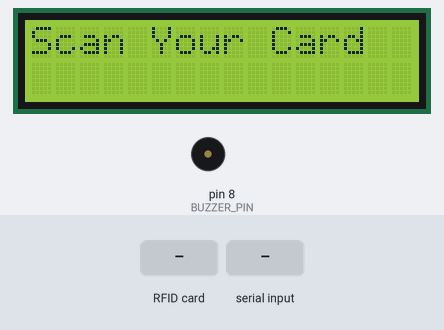
Bench run of a sketch on a simulated Arduino Uno, built with avr-gcc and run on an emulated ATmega328P. On the bench: 16×2 character LCD, buzzer (waves = sounding). The inputs (shaded band) are chosen by the test bench. What the sketch prints to the serial monitor is not drawn.

Above: at 1.3 s.
1.4 s: RFID card 5E 7A 19 C4 held to the reader
2.9 s: "berhasil\n" received over Serial
At 3.7 s:
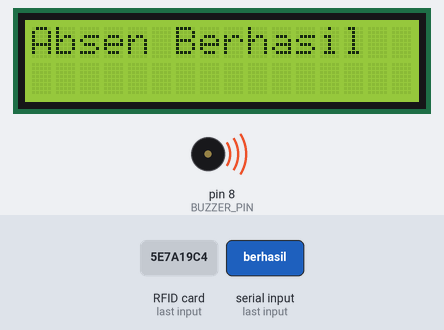
At 4.9 s:
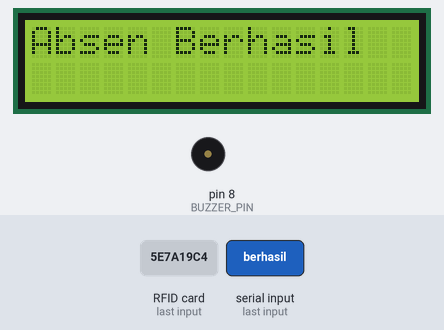
Timing chart, 0 to 6.4 s (numbered marks = the images above; inputs shaded):
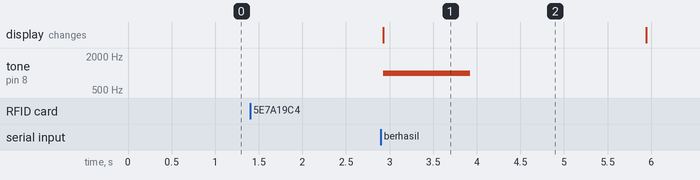

The sketch:

registrasi.ino
```cpp
#include <SPI.h>
#include <MFRC522.h>
#include <Wire.h>
#include <LiquidCrystal_I2C.h>

#define SS_PIN 10
#define RST_PIN 9
#define BUZZER_PIN 8

MFRC522 mfrc522(SS_PIN, RST_PIN);
LiquidCrystal_I2C lcd(0x27, 16, 2);

void setup() {
  Serial.begin(9600);
  SPI.begin();
  mfrc522.PCD_Init();
  lcd.begin(16, 2);
  lcd.backlight();
  pinMode(BUZZER_PIN, OUTPUT);
  lcd.setCursor(0, 0);
  lcd.print("Scan Your Card");
}

void loop() {
  if (mfrc522.PICC_IsNewCardPresent()) {
    if (mfrc522.PICC_ReadCardSerial()) {
      String uid = "";
      for (byte i = 0; i < mfrc522.uid.size; i++) {
        uid += String(mfrc522.uid.uidByte[i], DEC) + " ";
      }

      Serial.println(uid);  // Kirim UID ke Python

      // Tunggu respons dari Python
      while (Serial.available() == 0) {}

      String response = Serial.readStringUntil('\n');

      lcd.clear();
      if (response == "berhasil") {
        lcd.setCursor(0, 0);
        lcd.print("Absen Berhasil");
      } else if (response == "sudah_absen") {
        lcd.setCursor(0, 0);
        lcd.print("Anda sudah absen");
      } else if (response == "gagal") {
        lcd.setCursor(0, 0);
        lcd.print("Absen Gagal");
        lcd.setCursor(0, 1);
        lcd.print("UID tidak terdaftar");
      } else if(response == "sudah_absen")
      {
        lcd.setCursor(0, 0);
        lcd.print("Anda Sudah Absen");
        lcd.setCursor(0, 1);
        lcd.print("Tidak Perlu Absen Lagi");
      }

      tone(BUZZER_PIN, 1000);
      delay(1000);
      noTone(BUZZER_PIN);

      delay(2000);
      lcd.clear();
      lcd.setCursor(0, 0);
      lcd.print("Scan Your Card");
    }
  }
}
```

Measured:
- after the input at 1.4 s, every drawn part: stays the same
- after the input at 2.9 s, tone on pin 8 (BUZZER_PIN): silent → 1000 Hz at once, → silent 1.0 s later; the display: changes at once (image 1)
